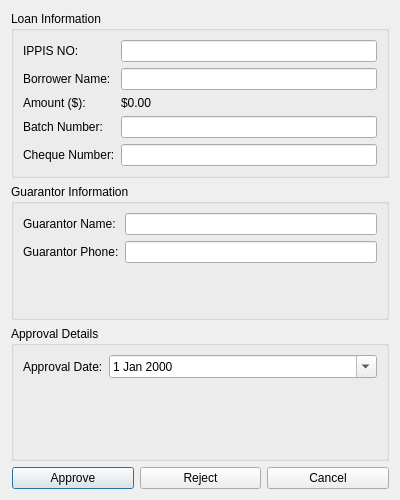
<?xml version="1.0" encoding="UTF-8"?>
<ui version="4.0">
 <class>AcceptLoanDialog</class>
 <widget class="QDialog" name="AcceptLoanDialog">
  <property name="geometry">
   <rect>
    <x>0</x>
    <y>0</y>
    <width>400</width>
    <height>500</height>
   </rect>
  </property>
  <property name="windowTitle">
   <string>Approve Loan Application</string>
  </property>
  <layout class="QVBoxLayout" name="verticalLayout">
   <item>
    <widget class="QGroupBox" name="loan_info_group">
     <property name="title">
      <string>Loan Information</string>
     </property>
     <layout class="QFormLayout" name="formLayout">
      <item row="0" column="0">
       <widget class="QLabel" name="label_ippis">
        <property name="text">
         <string>IPPIS NO:</string>
        </property>
       </widget>
      </item>
      <item row="0" column="1">
       <widget class="QLineEdit" name="member_id_input"/>
      </item>
      <item row="1" column="0">
       <widget class="QLabel" name="label_name">
        <property name="text">
         <string>Borrower Name:</string>
        </property>
       </widget>
      </item>
      <item row="1" column="1">
       <widget class="QLineEdit" name="name_input"/>
      </item>
      <item row="2" column="0">
       <widget class="QLabel" name="label_amount">
        <property name="text">
         <string>Amount ($):</string>
        </property>
       </widget>
      </item>
      <item row="2" column="1">
       <widget class="QLabel" name="amount_label">
        <property name="text">
         <string>$0.00</string>
        </property>
       </widget>
      </item>
      <item row="3" column="0">
       <widget class="QLabel" name="label_batch">
        <property name="text">
         <string>Batch Number:</string>
        </property>
       </widget>
      </item>
      <item row="3" column="1">
       <widget class="QLineEdit" name="batch_input"/>
      </item>
      <item row="4" column="0">
       <widget class="QLabel" name="label_cheque">
        <property name="text">
         <string>Cheque Number:</string>
        </property>
       </widget>
      </item>
      <item row="4" column="1">
       <widget class="QLineEdit" name="cheque_input"/>
      </item>
     </layout>
    </widget>
   </item>
   <item>
    <widget class="QGroupBox" name="guarantor_group">
     <property name="title">
      <string>Guarantor Information</string>
     </property>
     <layout class="QFormLayout" name="formLayout_2">
      <item row="0" column="0">
       <widget class="QLabel" name="label_guarantor">
        <property name="text">
         <string>Guarantor Name:</string>
        </property>
       </widget>
      </item>
      <item row="0" column="1">
       <widget class="QLineEdit" name="guarantor_input"/>
      </item>
      <item row="1" column="0">
       <widget class="QLabel" name="label_guarantor_phone">
        <property name="text">
         <string>Guarantor Phone:</string>
        </property>
       </widget>
      </item>
      <item row="1" column="1">
       <widget class="QLineEdit" name="guarantor_phone_input"/>
      </item>
     </layout>
    </widget>
   </item>
   <item>
    <widget class="QGroupBox" name="approval_details">
     <property name="title">
      <string>Approval Details</string>
     </property>
     <layout class="QFormLayout" name="formLayout_3">
      <item row="0" column="0">
       <widget class="QLabel" name="label_date">
        <property name="text">
         <string>Approval Date:</string>
        </property>
       </widget>
      </item>
      <item row="0" column="1">
       <widget class="QDateEdit" name="date_input">
        <property name="calendarPopup">
         <bool>true</bool>
        </property>
       </widget>
      </item>
     </layout>
    </widget>
   </item>
   <item>
    <layout class="QHBoxLayout" name="button_layout">
     <item>
      <spacer name="horizontalSpacer">
       <property name="sizeType">
        <enum>QSizePolicy::Expanding</enum>
       </property>
      </spacer>
     </item>
     <item>
      <widget class="QPushButton" name="approve_btn">
       <property name="text">
        <string>Approve</string>
       </property>
      </widget>
     </item>
     <item>
      <widget class="QPushButton" name="reject_btn">
       <property name="text">
        <string>Reject</string>
       </property>
      </widget>
     </item>
     <item>
      <widget class="QPushButton" name="cancel_btn">
       <property name="text">
        <string>Cancel</string>
       </property>
      </widget>
     </item>
    </layout>
   </item>
  </layout>
 </widget>
 <resources/>
 <connections/>
</ui>
